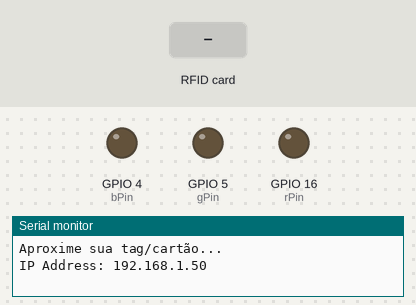
Simulated run of this sketch. Board: ESP8266 (NodeMCU). Shown: output pins drawn as LEDs (lit = HIGH), the last lines printed to the serial monitor. The inputs (shaded band) are chosen by the test bench. WiFi joins after 1.5 s; servers stay silent unless stated; network time is answered at once with the bench clock; the local clock reads 2024-03-15 10:24:30 at power-on unless the sketch sets it; the Firebase database answers and starts empty.

Above: at 2.7 s.
2.8 s: RFID card 5E 7A 19 C4 held to the reader
At 3.5 s:
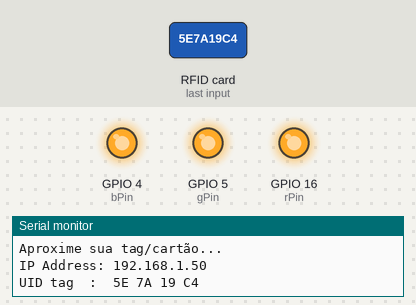
At 4.7 s:
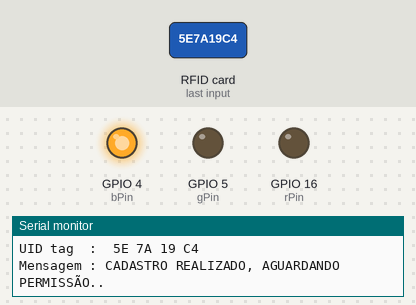
Timing chart, 0 to 8.2 s (numbered marks = the images above; inputs shaded):
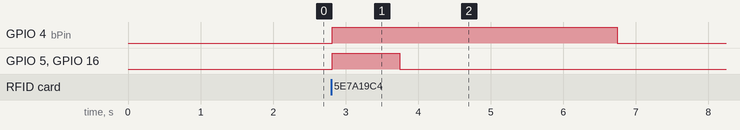

Measured:
- after the input at 2.8 s, GPIO 4 (bPin): LOW → HIGH at once, → LOW 3.9 s later; GPIO 5 (gPin), GPIO 16 (rPin): LOW → HIGH at once, → LOW 0.93 s later

The sketch:

acessotags.ino
```cpp
#include <SPI.h>
#include <MFRC522.h>
#include <ESP8266WiFi.h>
#include <FirebaseArduino.h>
#include <ESPAsyncTCP.h>
#include <ArduinoJson.h>
#include <NTPClient.h>
#include <WiFiUdp.h>

#define FIREBASE_HOST "acessotags-default-rtdb.firebaseio.com"
#define FIREBASE_AUTH "npofv6AFlfyGRx4Qew1pPSwToHeoqQjjfOcH21lE"

const char* ssid = "iPhone Mauricio";
const char* password = "mauricio123";

#define SS_PIN 15
#define RST_PIN 0
#define rPin 16 //D0
#define gPin 5 //D1
#define bPin 4  //D2
MFRC522 mfrc522(SS_PIN, RST_PIN);

WiFiUDP ntpUDP;
NTPClient timeClient(ntpUDP, "pool.ntp.org");

void setup()
{
  Serial.begin(115200);
  SPI.begin();
  mfrc522.PCD_Init();
  Serial.println("Aproxime sua tag/cartão...");
  Serial.println();

  pinMode(rPin, OUTPUT);
  pinMode(gPin, OUTPUT);
  pinMode(bPin, OUTPUT);

  WiFi.mode(WIFI_STA);
  WiFi.begin(ssid, password);
  if (WiFi.waitForConnectResult() != WL_CONNECTED) {
    Serial.println("WiFi Failed!");
    return;
  }


  Serial.println();
  Serial.print("IP Address: ");
  Serial.println(WiFi.localIP());


  timeClient.begin();
  timeClient.setTimeOffset(-10800);
  Firebase.begin(FIREBASE_HOST, FIREBASE_AUTH);

}
void loop()
{

  //Firebase.setString("data",String(currentDate));

  // Look for new cards
  if ( ! mfrc522.PICC_IsNewCardPresent())
  {
    return;
  }
  // Select one of the cards
  if ( ! mfrc522.PICC_ReadCardSerial())
  {
    return;
  }


  String content= "";
  String firebaseNome  = "";
  byte letter;
  String firebasePermissao = "";
  for (byte i = 0; i < mfrc522.uid.size; i++)
  {
     content.concat(String(mfrc522.uid.uidByte[i] < 0x10 ? " 0" : " "));
     content.concat(String(mfrc522.uid.uidByte[i], HEX));
  }

  content.toUpperCase();
  Serial.println();
  Serial.println("UID tag  : " + content);
  setColor(255, 255 , 255);
  content.trim();
  content.replace(" ", "_");

  Firebase.setString("ultimaConsulta",String(content));
  if(Firebase.getString("tags/" + content + "/acesso") != "cadastrado"){

      timeClient.update();
      unsigned long epochTime = timeClient.getEpochTime();
      struct tm *ptm = gmtime ((time_t *)&epochTime);
      int monthDay = ptm->tm_mday;
      int currentMonth = ptm->tm_mon+1;
      int currentYear = ptm->tm_year+1900;
      String currentDate = String(monthDay) + "/" + String(currentMonth) + "/" + String(currentYear) + " " + timeClient.getHours() + ":" + timeClient.getMinutes();


      Firebase.setString("tags/" + content + "/" "acesso", "cadastrado");
      Firebase.setString("tags/" + content + "/" "dataCadastro", currentDate);
      Firebase.setString("tags/" + content + "/" "nome", "");
      Firebase.setString("tags/" + content + "/" "permissao", "");

    Serial.println("Mensagem : CADASTRO REALIZADO, AGUARDANDO PERMISSÃO..");
    setColor(0, 0, 255);
  }else{

    firebasePermissao = Firebase.getString("tags/" + content + "/permissao");
    firebaseNome = Firebase.getString("tags/" + content + "/nome");

    if(firebasePermissao == "permitido"){
        Serial.println("Mensagem : ENTRADA PERMITIDA");
        setColor(0, 255, 0);
          if(firebaseNome != ""){
            Serial.println("Bem-vindo(a) " + firebaseNome);
          }
    }

    if(firebasePermissao == ""){
        Serial.print("Mensagem : AGUARDANDO PERMISSÃO..");
        setColor(0, 0, 255);
        Serial.println();
    }

    if(firebasePermissao == "nao_permitido"){
        Serial.println();
        Serial.print("Mensagem : ENTRADA NÃO PERMITIDA");
        setColor(255, 0, 0);
        Serial.println();
    }
  }

  delay(3000);
  setColor(0,0,0);

}


void setColor(int redValue, int greenValue, int blueValue){
  analogWrite(rPin, redValue);
  analogWrite(gPin, greenValue);
  analogWrite(bPin, blueValue);
}
```
